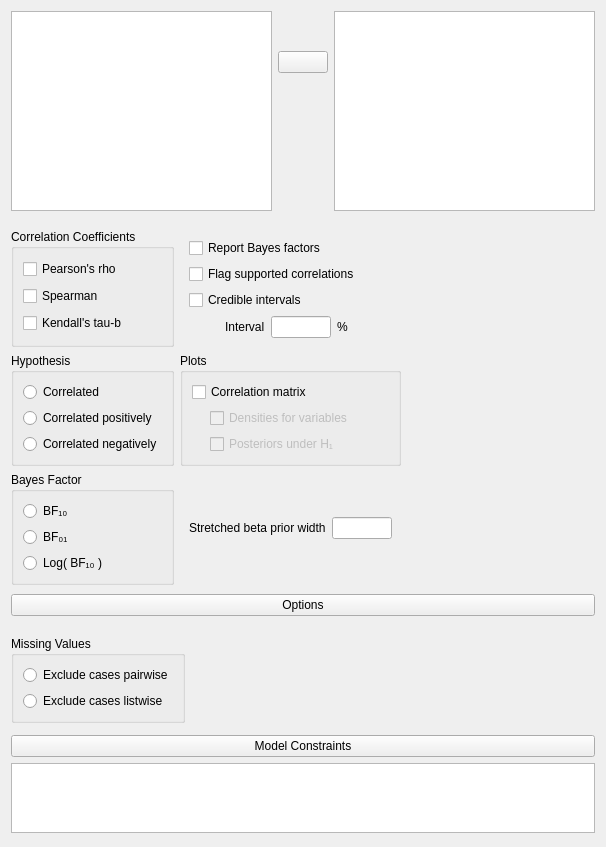
<?xml version="1.0" encoding="UTF-8"?>
<ui version="4.0">
 <class>BainCorrelationBayesianForm</class>
 <widget class="QWidget" name="BainCorrelationBayesianForm">
  <property name="geometry">
   <rect>
    <x>0</x>
    <y>0</y>
    <width>606</width>
    <height>834</height>
   </rect>
  </property>
  <property name="sizePolicy">
   <sizepolicy hsizetype="Fixed" vsizetype="Preferred">
    <horstretch>0</horstretch>
    <verstretch>0</verstretch>
   </sizepolicy>
  </property>
  <property name="windowTitle">
   <string>Form</string>
  </property>
  <layout class="QGridLayout" name="gridLayout_10">
   <property name="verticalSpacing">
    <number>0</number>
   </property>
   <item row="1" column="0">
    <widget class="QWidget" name="optionsWidget" native="true">
     <property name="sizePolicy">
      <sizepolicy hsizetype="Fixed" vsizetype="Preferred">
       <horstretch>0</horstretch>
       <verstretch>0</verstretch>
      </sizepolicy>
     </property>
     <layout class="QGridLayout" name="gridLayout">
      <property name="leftMargin">
       <number>0</number>
      </property>
      <property name="rightMargin">
       <number>0</number>
      </property>
      <property name="bottomMargin">
       <number>0</number>
      </property>
      <item row="0" column="0">
       <widget class="QWidget" name="widget_3" native="true">
        <property name="sizePolicy">
         <sizepolicy hsizetype="Fixed" vsizetype="Preferred">
          <horstretch>0</horstretch>
          <verstretch>0</verstretch>
         </sizepolicy>
        </property>
        <layout class="QGridLayout" name="gridLayout_11">
         <property name="leftMargin">
          <number>0</number>
         </property>
         <property name="topMargin">
          <number>0</number>
         </property>
         <property name="rightMargin">
          <number>0</number>
         </property>
         <property name="bottomMargin">
          <number>0</number>
         </property>
         <item row="0" column="0">
          <widget class="GroupBox" name="groupBox_3">
           <property name="title">
            <string>Correlation Coefficients</string>
           </property>
           <layout class="QGridLayout" name="gridLayout_6">
            <item row="2" column="0">
             <widget class="BoundCheckBox" name="spearman">
              <property name="text">
               <string>Spearman</string>
              </property>
             </widget>
            </item>
            <item row="0" column="0">
             <widget class="BoundCheckBox" name="pearson">
              <property name="text">
               <string>Pearson's rho</string>
              </property>
             </widget>
            </item>
            <item row="3" column="0">
             <widget class="BoundCheckBox" name="kendallsTauB">
              <property name="text">
               <string>Kendall's tau-b</string>
              </property>
             </widget>
            </item>
           </layout>
          </widget>
         </item>
         <item row="0" column="1">
          <widget class="QWidget" name="widget_7" native="true">
           <layout class="QGridLayout" name="gridLayout_5">
            <property name="leftMargin">
             <number>9</number>
            </property>
            <item row="4" column="1">
             <widget class="QWidget" name="credibleIntervalsIntervalContainer" native="true">
              <layout class="QGridLayout" name="gridLayout_4">
               <property name="leftMargin">
                <number>0</number>
               </property>
               <property name="topMargin">
                <number>0</number>
               </property>
               <property name="rightMargin">
                <number>0</number>
               </property>
               <property name="bottomMargin">
                <number>0</number>
               </property>
               <item row="0" column="0">
                <widget class="QWidget" name="widget_8" native="true">
                 <property name="minimumSize">
                  <size>
                   <width>30</width>
                   <height>0</height>
                  </size>
                 </property>
                </widget>
               </item>
               <item row="0" column="3">
                <widget class="QLabel" name="label_2">
                 <property name="text">
                  <string>%</string>
                 </property>
                </widget>
               </item>
               <item row="0" column="2">
                <widget class="BoundTextBox" name="credibleIntervalsInterval">
                 <property name="maximumSize">
                  <size>
                   <width>60</width>
                   <height>16777215</height>
                  </size>
                 </property>
                </widget>
               </item>
               <item row="0" column="1">
                <widget class="QLabel" name="label">
                 <property name="text">
                  <string>Interval</string>
                 </property>
                </widget>
               </item>
               <item row="0" column="4">
                <spacer name="horizontalSpacer">
                 <property name="orientation">
                  <enum>Qt::Horizontal</enum>
                 </property>
                 <property name="sizeHint" stdset="0">
                  <size>
                   <width>0</width>
                   <height>20</height>
                  </size>
                 </property>
                </spacer>
               </item>
              </layout>
             </widget>
            </item>
            <item row="1" column="1">
             <widget class="BoundCheckBox" name="reportBayesFactors">
              <property name="text">
               <string>Report Bayes factors</string>
              </property>
             </widget>
            </item>
            <item row="3" column="1">
             <widget class="BoundCheckBox" name="credibleIntervals">
              <property name="text">
               <string>Credible intervals</string>
              </property>
             </widget>
            </item>
            <item row="2" column="1">
             <widget class="BoundCheckBox" name="flagSupported">
              <property name="text">
               <string>Flag supported correlations</string>
              </property>
             </widget>
            </item>
           </layout>
          </widget>
         </item>
         <item row="1" column="0">
          <widget class="BoundGroupBox" name="hypothesis">
           <property name="title">
            <string>Hypothesis</string>
           </property>
           <layout class="QGridLayout" name="gridLayout_3">
            <item row="0" column="0">
             <widget class="QRadioButton" name="_1correlated">
              <property name="text">
               <string>Correlated</string>
              </property>
             </widget>
            </item>
            <item row="2" column="0">
             <widget class="QRadioButton" name="_3correlatedNegatively">
              <property name="text">
               <string>Correlated negatively</string>
              </property>
             </widget>
            </item>
            <item row="1" column="0">
             <widget class="QRadioButton" name="_2correlatedPositively">
              <property name="text">
               <string>Correlated positively</string>
              </property>
             </widget>
            </item>
           </layout>
          </widget>
         </item>
         <item row="2" column="0">
          <widget class="BoundGroupBox" name="bayesFactorType">
           <property name="title">
            <string>Bayes Factor</string>
           </property>
           <layout class="QGridLayout" name="gridLayout_2">
            <item row="0" column="0">
             <widget class="QRadioButton" name="radioButton_1">
              <property name="text">
               <string>BF₁₀</string>
              </property>
             </widget>
            </item>
            <item row="1" column="0">
             <widget class="QRadioButton" name="radioButton_2">
              <property name="text">
               <string>BF₀₁</string>
              </property>
             </widget>
            </item>
            <item row="2" column="0">
             <widget class="QRadioButton" name="radioButton_3">
              <property name="text">
               <string>Log( BF₁₀ )</string>
              </property>
             </widget>
            </item>
           </layout>
          </widget>
         </item>
         <item row="1" column="1">
          <widget class="GroupBox" name="correlationMatrixContainer">
           <property name="title">
            <string>Plots</string>
           </property>
           <layout class="QGridLayout" name="gridLayout_13">
            <item row="1" column="0" rowspan="2">
             <widget class="QWidget" name="widget_9" native="true">
              <property name="maximumSize">
               <size>
                <width>12</width>
                <height>16777215</height>
               </size>
              </property>
             </widget>
            </item>
            <item row="1" column="1">
             <widget class="BoundCheckBox" name="plotDensitiesForVariables">
              <property name="enabled">
               <bool>false</bool>
              </property>
              <property name="text">
               <string>Densities for variables</string>
              </property>
             </widget>
            </item>
            <item row="2" column="1">
             <widget class="BoundCheckBox" name="plotPosteriors">
              <property name="enabled">
               <bool>false</bool>
              </property>
              <property name="text">
               <string>Posteriors under H₁</string>
              </property>
             </widget>
            </item>
            <item row="0" column="0" colspan="2">
             <widget class="BoundCheckBox" name="plotCorrelationMatrix">
              <property name="text">
               <string>Correlation matrix</string>
              </property>
             </widget>
            </item>
           </layout>
          </widget>
         </item>
         <item row="2" column="1">
          <widget class="QWidget" name="groupPrior" native="true">
           <layout class="QGridLayout" name="gridLayout_8">
            <item row="0" column="1">
             <widget class="BoundTextBox" name="priorWidth">
              <property name="maximumSize">
               <size>
                <width>60</width>
                <height>16777215</height>
               </size>
              </property>
             </widget>
            </item>
            <item row="0" column="0">
             <widget class="QLabel" name="label_3">
              <property name="text">
               <string>Stretched beta prior width</string>
              </property>
             </widget>
            </item>
            <item row="0" column="2">
             <spacer name="horizontalSpacer_2">
              <property name="orientation">
               <enum>Qt::Horizontal</enum>
              </property>
              <property name="sizeHint" stdset="0">
               <size>
                <width>0</width>
                <height>20</height>
               </size>
              </property>
             </spacer>
            </item>
           </layout>
          </widget>
         </item>
        </layout>
       </widget>
      </item>
     </layout>
    </widget>
   </item>
   <item row="2" column="0">
    <widget class="QWidget" name="verticalWidget" native="true">
     <layout class="QVBoxLayout" name="verticalLayout_2">
      <property name="spacing">
       <number>20</number>
      </property>
      <property name="leftMargin">
       <number>0</number>
      </property>
      <property name="rightMargin">
       <number>0</number>
      </property>
      <property name="bottomMargin">
       <number>3</number>
      </property>
      <item>
       <widget class="ExpanderButton" name="buttonOptions">
        <property name="sizePolicy">
         <sizepolicy hsizetype="Expanding" vsizetype="Fixed">
          <horstretch>0</horstretch>
          <verstretch>0</verstretch>
         </sizepolicy>
        </property>
        <property name="text">
         <string>Options</string>
        </property>
        <property name="checkable">
         <bool>true</bool>
        </property>
       </widget>
      </item>
      <item>
       <widget class="BoundGroupBox" name="missingValues">
        <property name="sizePolicy">
         <sizepolicy hsizetype="Fixed" vsizetype="Preferred">
          <horstretch>0</horstretch>
          <verstretch>0</verstretch>
         </sizepolicy>
        </property>
        <property name="title">
         <string>Missing Values</string>
        </property>
        <property name="flat">
         <bool>true</bool>
        </property>
        <layout class="QGridLayout" name="gridLayout_9">
         <item row="0" column="0">
          <widget class="QRadioButton" name="_1excludePairwise">
           <property name="text">
            <string>Exclude cases pairwise</string>
           </property>
          </widget>
         </item>
         <item row="1" column="0">
          <widget class="QRadioButton" name="_2excludeListwise">
           <property name="text">
            <string>Exclude cases listwise</string>
           </property>
          </widget>
         </item>
        </layout>
       </widget>
      </item>
     </layout>
    </widget>
   </item>
   <item row="3" column="0">
    <widget class="QWidget" name="constraintsWidget" native="true">
     <layout class="QGridLayout" name="gridLayout_12">
      <property name="leftMargin">
       <number>0</number>
      </property>
      <property name="rightMargin">
       <number>0</number>
      </property>
      <property name="bottomMargin">
       <number>3</number>
      </property>
      <item row="2" column="0">
       <widget class="QWidget" name="model_constraints" native="true">
        <layout class="QGridLayout" name="gridLayout_14">
         <property name="leftMargin">
          <number>0</number>
         </property>
         <property name="topMargin">
          <number>0</number>
         </property>
         <property name="rightMargin">
          <number>0</number>
         </property>
         <property name="bottomMargin">
          <number>0</number>
         </property>
         <item row="0" column="1">
          <widget class="BoundTextEdit" name="model"/>
         </item>
        </layout>
       </widget>
      </item>
      <item row="0" column="0">
       <widget class="ExpanderButton" name="constraintsExpander">
        <property name="text">
         <string>Model Constraints</string>
        </property>
       </widget>
      </item>
     </layout>
    </widget>
   </item>
   <item row="0" column="0">
    <widget class="QWidget" name="topWidget" native="true">
     <property name="sizePolicy">
      <sizepolicy hsizetype="Preferred" vsizetype="Fixed">
       <horstretch>0</horstretch>
       <verstretch>0</verstretch>
      </sizepolicy>
     </property>
     <layout class="QGridLayout" name="gridLayout_7">
      <property name="leftMargin">
       <number>0</number>
      </property>
      <property name="topMargin">
       <number>0</number>
      </property>
      <property name="rightMargin">
       <number>0</number>
      </property>
      <property name="verticalSpacing">
       <number>0</number>
      </property>
      <item row="3" column="1">
       <spacer name="verticalSpacer">
        <property name="orientation">
         <enum>Qt::Vertical</enum>
        </property>
        <property name="sizeHint" stdset="0">
         <size>
          <width>20</width>
          <height>40</height>
         </size>
        </property>
       </spacer>
      </item>
      <item row="0" column="2" rowspan="4">
       <widget class="BoundListView" name="variables">
        <property name="sizePolicy">
         <sizepolicy hsizetype="Expanding" vsizetype="Fixed">
          <horstretch>0</horstretch>
          <verstretch>0</verstretch>
         </sizepolicy>
        </property>
        <property name="minimumSize">
         <size>
          <width>0</width>
          <height>200</height>
         </size>
        </property>
        <property name="maximumSize">
         <size>
          <width>16777215</width>
          <height>200</height>
         </size>
        </property>
       </widget>
      </item>
      <item row="2" column="1">
       <widget class="AssignButton" name="assignButton">
        <property name="sizePolicy">
         <sizepolicy hsizetype="Fixed" vsizetype="Fixed">
          <horstretch>0</horstretch>
          <verstretch>0</verstretch>
         </sizepolicy>
        </property>
        <property name="minimumSize">
         <size>
          <width>50</width>
          <height>0</height>
         </size>
        </property>
        <property name="maximumSize">
         <size>
          <width>50</width>
          <height>16777215</height>
         </size>
        </property>
        <property name="text">
         <string/>
        </property>
       </widget>
      </item>
      <item row="0" column="0" rowspan="4">
       <widget class="AvailableFieldsListView" name="availableVariables">
        <property name="sizePolicy">
         <sizepolicy hsizetype="Expanding" vsizetype="Fixed">
          <horstretch>0</horstretch>
          <verstretch>0</verstretch>
         </sizepolicy>
        </property>
        <property name="minimumSize">
         <size>
          <width>0</width>
          <height>200</height>
         </size>
        </property>
        <property name="maximumSize">
         <size>
          <width>16777215</width>
          <height>200</height>
         </size>
        </property>
       </widget>
      </item>
      <item row="1" column="1">
       <spacer name="verticalSpacer_2">
        <property name="orientation">
         <enum>Qt::Vertical</enum>
        </property>
        <property name="sizeType">
         <enum>QSizePolicy::Fixed</enum>
        </property>
        <property name="sizeHint" stdset="0">
         <size>
          <width>20</width>
          <height>40</height>
         </size>
        </property>
       </spacer>
      </item>
     </layout>
    </widget>
   </item>
  </layout>
 </widget>
 <customwidgets>
  <customwidget>
   <class>BoundCheckBox</class>
   <extends>QCheckBox</extends>
   <header>widgets/boundcheckbox.h</header>
  </customwidget>
  <customwidget>
   <class>BoundGroupBox</class>
   <extends>QGroupBox</extends>
   <header>widgets/boundgroupbox.h</header>
   <container>1</container>
  </customwidget>
  <customwidget>
   <class>ExpanderButton</class>
   <extends>QPushButton</extends>
   <header>widgets/expanderbutton.h</header>
  </customwidget>
  <customwidget>
   <class>GroupBox</class>
   <extends>QGroupBox</extends>
   <header>widgets/groupbox.h</header>
   <container>1</container>
  </customwidget>
  <customwidget>
   <class>BoundTextBox</class>
   <extends>QLineEdit</extends>
   <header>widgets/boundtextbox.h</header>
  </customwidget>
  <customwidget>
   <class>BoundTextEdit</class>
   <extends>QPlainTextEdit</extends>
   <header>widgets/boundtextedit.h</header>
  </customwidget>
  <customwidget>
   <class>AssignButton</class>
   <extends>QPushButton</extends>
   <header>widgets/assignbutton.h</header>
  </customwidget>
  <customwidget>
   <class>AvailableFieldsListView</class>
   <extends>QListView</extends>
   <header>widgets/availablefieldslistview.h</header>
  </customwidget>
  <customwidget>
   <class>BoundListView</class>
   <extends>QListView</extends>
   <header>widgets/boundlistview.h</header>
  </customwidget>
 </customwidgets>
 <resources/>
 <connections>
  <connection>
   <sender>plotCorrelationMatrix</sender>
   <signal>toggled(bool)</signal>
   <receiver>plotDensitiesForVariables</receiver>
   <slot>setEnabled(bool)</slot>
   <hints>
    <hint type="sourcelabel">
     <x>416</x>
     <y>449</y>
    </hint>
    <hint type="destinationlabel">
     <x>428</x>
     <y>472</y>
    </hint>
   </hints>
  </connection>
  <connection>
   <sender>plotCorrelationMatrix</sender>
   <signal>toggled(bool)</signal>
   <receiver>plotPosteriors</receiver>
   <slot>setEnabled(bool)</slot>
   <hints>
    <hint type="sourcelabel">
     <x>416</x>
     <y>449</y>
    </hint>
    <hint type="destinationlabel">
     <x>428</x>
     <y>493</y>
    </hint>
   </hints>
  </connection>
 </connections>
</ui>
